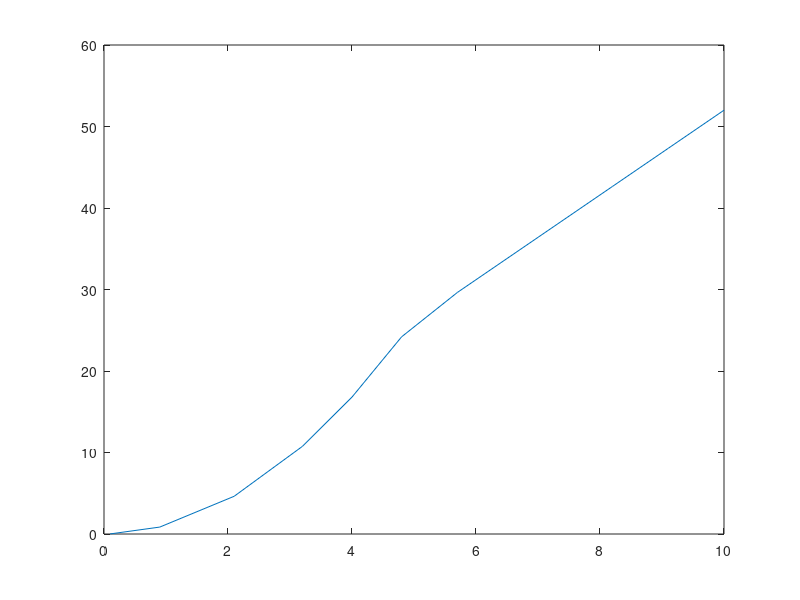

The MATLAB source for this figure:
x=[0.1,0.9,2.1,3.2,4.0,4.8,5.7,7.0,8.2,9.1,10.0];
y=[0.0105,0.8505,4.6305,10.752,16.800,24.192,29.640,36.400,42.640,47.320,52.000];
plot(x,y);